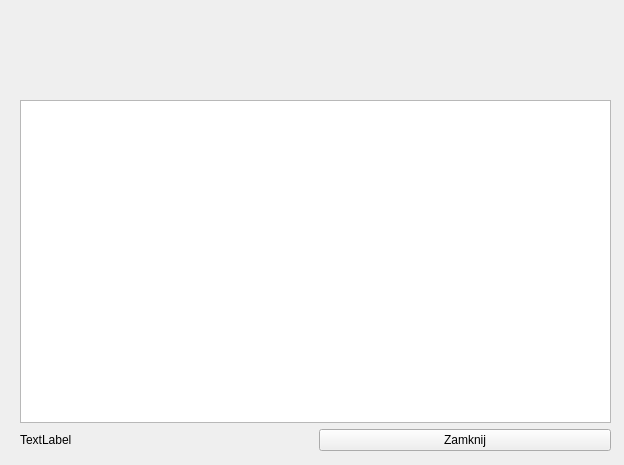
<?xml version="1.0" encoding="UTF-8"?>
<ui version="4.0">
 <class>UserList</class>
 <widget class="QWidget" name="UserList">
  <property name="geometry">
   <rect>
    <x>0</x>
    <y>0</y>
    <width>624</width>
    <height>465</height>
   </rect>
  </property>
  <property name="windowTitle">
   <string>Form</string>
  </property>
  <property name="styleSheet">
   <string notr="true">QToolTip {
    border: 1px solid #76797C;
    background-color: #5A7566;
    color: white;
    padding: 0px;                /*remove padding, for fix combobox tooltip.*/
    opacity: 200;
}

QWidget {
    color: #eff0f1;
    background-color: #31363b;
    selection-background-color: #3daee9;
    selection-color: #eff0f1;
    background-clip: border;
    border-image: none;
    border: 0px transparent black;
    outline: 0;
}

QWidget:item:hover {
    background-color: #18465d;
    color: #eff0f1;
}

QWidget:item:selected {
    background-color: #18465d;
}

QCheckBox {
    spacing: 5px;
    outline: none;
    color: #eff0f1;
    margin-bottom: 2px;
}

QCheckBox:disabled {
    color: #76797C;
}

QCheckBox::indicator,
QGroupBox::indicator {
    width: 18px;
    height: 18px;
}

QGroupBox::indicator {
    margin-left: 2px;
}

QCheckBox::indicator:unchecked,
QGroupBox::indicator:unchecked {
    image: url(:/qss_icons/rc/checkbox_unchecked.png);
}

QCheckBox::indicator:unchecked:hover,
QCheckBox::indicator:unchecked:focus,
QCheckBox::indicator:unchecked:pressed,
QGroupBox::indicator:unchecked:hover,
QGroupBox::indicator:unchecked:focus,
QGroupBox::indicator:unchecked:pressed {
    border: none;
    image: url(:/qss_icons/rc/checkbox_unchecked_focus.png);
}

QCheckBox::indicator:checked,
QGroupBox::indicator:checked {
    image: url(:/qss_icons/rc/checkbox_checked.png);
}

QCheckBox::indicator:checked:hover,
QCheckBox::indicator:checked:focus,
QCheckBox::indicator:checked:pressed,
QGroupBox::indicator:checked:hover,
QGroupBox::indicator:checked:focus,
QGroupBox::indicator:checked:pressed {
    border: none;
    image: url(:/qss_icons/rc/checkbox_checked_focus.png);
}

QCheckBox::indicator:indeterminate {
    image: url(:/qss_icons/rc/checkbox_indeterminate.png);
}

QCheckBox::indicator:indeterminate:focus,
QCheckBox::indicator:indeterminate:hover,
QCheckBox::indicator:indeterminate:pressed {
    image: url(:/qss_icons/rc/checkbox_indeterminate_focus.png);
}

QCheckBox::indicator:checked:disabled,
QGroupBox::indicator:checked:disabled {
    image: url(:/qss_icons/rc/checkbox_checked_disabled.png);
}

QCheckBox::indicator:unchecked:disabled,
QGroupBox::indicator:unchecked:disabled {
    image: url(:/qss_icons/rc/checkbox_unchecked_disabled.png);
}

QRadioButton {
    spacing: 5px;
    outline: none;
    color: #eff0f1;
    margin-bottom: 2px;
}

QRadioButton:disabled {
    color: #76797C;
}

QRadioButton::indicator {
    width: 21px;
    height: 21px;
}

QRadioButton::indicator:unchecked {
    image: url(:/qss_icons/rc/radio_unchecked.png);
}

QRadioButton::indicator:unchecked:hover,
QRadioButton::indicator:unchecked:focus,
QRadioButton::indicator:unchecked:pressed {
    border: none;
    outline: none;
    image: url(:/qss_icons/rc/radio_unchecked_focus.png);
}

QRadioButton::indicator:checked {
    border: none;
    outline: none;
    image: url(:/qss_icons/rc/radio_checked.png);
}

QRadioButton::indicator:checked:hover,
QRadioButton::indicator:checked:focus,
QRadioButton::indicator:checked:pressed {
    border: none;
    outline: none;
    image: url(:/qss_icons/rc/radio_checked_focus.png);
}

QRadioButton::indicator:checked:disabled {
    outline: none;
    image: url(:/qss_icons/rc/radio_checked_disabled.png);
}

QRadioButton::indicator:unchecked:disabled {
    image: url(:/qss_icons/rc/radio_unchecked_disabled.png);
}

QMenuBar {
    background-color: #31363b;
    color: #eff0f1;
}

QMenuBar::item {
    background: transparent;
}

QMenuBar::item:selected {
    background: transparent;
    border: 1px solid #76797C;
}

QMenuBar::item:pressed {
    border: 1px solid #76797C;
    background-color: #3daee9;
    color: #eff0f1;
    margin-bottom: -1px;
    padding-bottom: 1px;
}

QMenu {
    border: 1px solid #76797C;
    color: #eff0f1;
    margin: 2px;
}

QMenu::icon {
    margin: 5px;
}

QMenu::item {
    padding: 5px 30px 5px 30px;
    border: 1px solid transparent;
    /* reserve space for selection border */
}

QMenu::item:selected {
    color: #eff0f1;
}

QMenu::separator {
    height: 2px;
    background: lightblue;
    margin-left: 10px;
    margin-right: 5px;
}

QMenu::indicator {
    width: 18px;
    height: 18px;
}


/* non-exclusive indicator = check box style indicator
   (see QActionGroup::setExclusive) */

QMenu::indicator:non-exclusive:unchecked {
    image: url(:/qss_icons/rc/checkbox_unchecked.png);
}

QMenu::indicator:non-exclusive:unchecked:selected {
    image: url(:/qss_icons/rc/checkbox_unchecked_disabled.png);
}

QMenu::indicator:non-exclusive:checked {
    image: url(:/qss_icons/rc/checkbox_checked.png);
}

QMenu::indicator:non-exclusive:checked:selected {
    image: url(:/qss_icons/rc/checkbox_checked_disabled.png);
}


/* exclusive indicator = radio button style indicator (see QActionGroup::setExclusive) */

QMenu::indicator:exclusive:unchecked {
    image: url(:/qss_icons/rc/radio_unchecked.png);
}

QMenu::indicator:exclusive:unchecked:selected {
    image: url(:/qss_icons/rc/radio_unchecked_disabled.png);
}

QMenu::indicator:exclusive:checked {
    image: url(:/qss_icons/rc/radio_checked.png);
}

QMenu::indicator:exclusive:checked:selected {
    image: url(:/qss_icons/rc/radio_checked_disabled.png);
}

QMenu::right-arrow {
    margin: 5px;
    image: url(:/qss_icons/rc/right_arrow.png)
}

QWidget:disabled {
    color: #454545;
    background-color: #31363b;
}

QAbstractItemView {
    alternate-background-color: #31363b;
    color: #eff0f1;
    border: 1px solid #3A3939;
    border-radius: 2px;
}

QWidget:focus,
QMenuBar:focus {
    border: 1px solid #3daee9;
}

QTabWidget:focus,
QCheckBox:focus,
QRadioButton:focus,
QSlider:focus {
    border: none;
}

QLineEdit {
    background-color: #232629;
    padding: 5px;
    border-style: solid;
    border: 1px solid #76797C;
    border-radius: 2px;
    color: #eff0f1;
}

QAbstractItemView QLineEdit {
    padding: 0;
}

QGroupBox {
    border: 1px solid #76797C;
    border-radius: 2px;
    margin-top: 20px;
}

QGroupBox::title {
    subcontrol-origin: margin;
    subcontrol-position: top center;
    padding-left: 10px;
    padding-right: 10px;
    padding-top: 10px;
}

QAbstractScrollArea {
    border-radius: 2px;
    border: 1px solid #76797C;
    background-color: transparent;
}

QScrollBar:horizontal {
    height: 15px;
    margin: 3px 15px 3px 15px;
    border: 1px transparent #2A2929;
    border-radius: 4px;
    background-color: #2A2929;
}

QScrollBar::handle:horizontal {
    background-color: #605F5F;
    min-width: 5px;
    border-radius: 4px;
}

QScrollBar::add-line:horizontal {
    margin: 0px 3px 0px 3px;
    border-image: url(:/qss_icons/rc/right_arrow_disabled.png);
    width: 10px;
    height: 10px;
    subcontrol-position: right;
    subcontrol-origin: margin;
}

QScrollBar::sub-line:horizontal {
    margin: 0px 3px 0px 3px;
    border-image: url(:/qss_icons/rc/left_arrow_disabled.png);
    height: 10px;
    width: 10px;
    subcontrol-position: left;
    subcontrol-origin: margin;
}

QScrollBar::add-line:horizontal:hover,
QScrollBar::add-line:horizontal:on {
    border-image: url(:/qss_icons/rc/right_arrow.png);
    height: 10px;
    width: 10px;
    subcontrol-position: right;
    subcontrol-origin: margin;
}

QScrollBar::sub-line:horizontal:hover,
QScrollBar::sub-line:horizontal:on {
    border-image: url(:/qss_icons/rc/left_arrow.png);
    height: 10px;
    width: 10px;
    subcontrol-position: left;
    subcontrol-origin: margin;
}

QScrollBar::up-arrow:horizontal,
QScrollBar::down-arrow:horizontal {
    background: none;
}

QScrollBar::add-page:horizontal,
QScrollBar::sub-page:horizontal {
    background: none;
}

QScrollBar:vertical {
    background-color: #2A2929;
    width: 15px;
    margin: 15px 3px 15px 3px;
    border: 1px transparent #2A2929;
    border-radius: 4px;
}

QScrollBar::handle:vertical {
    background-color: #605F5F;
    min-height: 5px;
    border-radius: 4px;
}

QScrollBar::sub-line:vertical {
    margin: 3px 0px 3px 0px;
    border-image: url(:/qss_icons/rc/up_arrow_disabled.png);
    height: 10px;
    width: 10px;
    subcontrol-position: top;
    subcontrol-origin: margin;
}

QScrollBar::add-line:vertical {
    margin: 3px 0px 3px 0px;
    border-image: url(:/qss_icons/rc/down_arrow_disabled.png);
    height: 10px;
    width: 10px;
    subcontrol-position: bottom;
    subcontrol-origin: margin;
}

QScrollBar::sub-line:vertical:hover,
QScrollBar::sub-line:vertical:on {
    border-image: url(:/qss_icons/rc/up_arrow.png);
    height: 10px;
    width: 10px;
    subcontrol-position: top;
    subcontrol-origin: margin;
}

QScrollBar::add-line:vertical:hover,
QScrollBar::add-line:vertical:on {
    border-image: url(:/qss_icons/rc/down_arrow.png);
    height: 10px;
    width: 10px;
    subcontrol-position: bottom;
    subcontrol-origin: margin;
}

QScrollBar::up-arrow:vertical,
QScrollBar::down-arrow:vertical {
    background: none;
}

QScrollBar::add-page:vertical,
QScrollBar::sub-page:vertical {
    background: none;
}

QTextEdit {
    background-color: #232629;
    color: #eff0f1;
    border: 1px solid #76797C;
}

QPlainTextEdit {
    background-color: #232629;
    ;
    color: #eff0f1;
    border-radius: 2px;
    border: 1px solid #76797C;
}

QHeaderView::section {
    background-color: #76797C;
    color: #eff0f1;
    padding: 5px;
    border: 1px solid #76797C;
}

QSizeGrip {
    image: url(:/qss_icons/rc/sizegrip.png);
    width: 12px;
    height: 12px;
}

QMainWindow::separator {
    background-color: #31363b;
    color: white;
    padding-left: 4px;
    spacing: 2px;
    border: 1px dashed #76797C;
}

QMainWindow::separator:hover {
    background-color: #787876;
    color: white;
    padding-left: 4px;
    border: 1px solid #76797C;
    spacing: 2px;
}

QMenu::separator {
    height: 1px;
    background-color: #76797C;
    color: white;
    padding-left: 4px;
    margin-left: 10px;
    margin-right: 5px;
}

QFrame {
    border-radius: 2px;
    border: 1px solid #76797C;
}

QFrame[frameShape=&quot;0&quot;] {
    border-radius: 2px;
    border: 1px transparent #76797C;
}

QStackedWidget {
    border: 1px transparent black;
}

QToolBar {
    border: 1px transparent #393838;
    background: 1px solid #31363b;
    font-weight: bold;
}

QToolBar::handle:horizontal {
    image: url(:/qss_icons/rc/Hmovetoolbar.png);
}

QToolBar::handle:vertical {
    image: url(:/qss_icons/rc/Vmovetoolbar.png);
}

QToolBar::separator:horizontal {
    image: url(:/qss_icons/rc/Hsepartoolbar.png);
}

QToolBar::separator:vertical {
    image: url(:/qss_icons/rc/Vsepartoolbar.png);
}

QToolButton#qt_toolbar_ext_button {
    background: #58595a
}

QPushButton {
    color: #eff0f1;
    background-color: #31363b;
    border-width: 1px;
    border-color: #76797C;
    border-style: solid;
    padding: 5px;
    border-radius: 2px;
    outline: none;
}

QPushButton:disabled {
    background-color: #31363b;
    border-width: 1px;
    border-color: #454545;
    border-style: solid;
    padding-top: 5px;
    padding-bottom: 5px;
    padding-left: 10px;
    padding-right: 10px;
    border-radius: 2px;
    color: #454545;
}

QPushButton:focus {
    background-color: #3daee9;
    color: white;
}

QPushButton:pressed {
    background-color: #3daee9;
    padding-top: -15px;
    padding-bottom: -17px;
}

QComboBox {
    selection-background-color: #3daee9;
    border-style: solid;
    border: 1px solid #76797C;
    border-radius: 2px;
    padding: 5px;
    min-width: 75px;
}

QPushButton:checked {
    background-color: #76797C;
    border-color: #6A6969;
}

QComboBox:hover,
QPushButton:hover,
QAbstractSpinBox:hover,
QLineEdit:hover,
QTextEdit:hover,
QPlainTextEdit:hover,
QAbstractView:hover,
QTreeView:hover {
    border: 1px solid #3daee9;
    color: #eff0f1;
}

QComboBox:on {
    padding-top: 3px;
    padding-left: 4px;
    selection-background-color: #4a4a4a;
}

QComboBox QAbstractItemView {
    background-color: #232629;
    border-radius: 2px;
    border: 1px solid #76797C;
    selection-background-color: #18465d;
}

QComboBox::drop-down {
    subcontrol-origin: padding;
    subcontrol-position: top right;
    width: 15px;
    border-left-width: 0px;
    border-left-color: darkgray;
    border-left-style: solid;
    border-top-right-radius: 3px;
    border-bottom-right-radius: 3px;
}

QComboBox::down-arrow {
    image: url(:/qss_icons/rc/down_arrow_disabled.png);
}

QComboBox::down-arrow:on,
QComboBox::down-arrow:hover,
QComboBox::down-arrow:focus {
    image: url(:/qss_icons/rc/down_arrow.png);
}

QAbstractSpinBox {
    padding: 5px;
    border: 1px solid #76797C;
    background-color: #232629;
    color: #eff0f1;
    border-radius: 2px;
    min-width: 75px;
}

QAbstractSpinBox:up-button {
    background-color: transparent;
    subcontrol-origin: border;
    subcontrol-position: center right;
}

QAbstractSpinBox:down-button {
    background-color: transparent;
    subcontrol-origin: border;
    subcontrol-position: center left;
}

QAbstractSpinBox::up-arrow,
QAbstractSpinBox::up-arrow:disabled,
QAbstractSpinBox::up-arrow:off {
    image: url(:/qss_icons/rc/up_arrow_disabled.png);
    width: 10px;
    height: 10px;
}

QAbstractSpinBox::up-arrow:hover {
    image: url(:/qss_icons/rc/up_arrow.png);
}

QAbstractSpinBox::down-arrow,
QAbstractSpinBox::down-arrow:disabled,
QAbstractSpinBox::down-arrow:off {
    image: url(:/qss_icons/rc/down_arrow_disabled.png);
    width: 10px;
    height: 10px;
}

QAbstractSpinBox::down-arrow:hover {
    image: url(:/qss_icons/rc/down_arrow.png);
}

QLabel {
    border: 0px solid black;
}

QTabWidget {
    border: 0px transparent black;
}

QTabWidget::pane {
    border: 1px solid #76797C;
    padding: 5px;
    margin: 0px;
}

QTabWidget::tab-bar {
    /* left: 5px; move to the right by 5px */
}

QTabBar {
    qproperty-drawBase: 0;
    border-radius: 3px;
}

QTabBar:focus {
    border: 0px transparent black;
}

QTabBar::close-button {
    image: url(:/qss_icons/rc/close.png);
    background: transparent;
}

QTabBar::close-button:hover {
    image: url(:/qss_icons/rc/close-hover.png);
    background: transparent;
}

QTabBar::close-button:pressed {
    image: url(:/qss_icons/rc/close-pressed.png);
    background: transparent;
}


/* TOP TABS */

QTabBar::tab:top {
    color: #eff0f1;
    border: 1px solid #76797C;
    border-bottom: 1px transparent black;
    background-color: #31363b;
    padding: 5px;
    min-width: 50px;
    border-top-left-radius: 2px;
    border-top-right-radius: 2px;
}

QTabBar::tab:top:selected {
    color: #eff0f1;
    background-color: #54575B;
    border: 1px solid #76797C;
    border-bottom: 2px solid #3daee9;
    border-top-left-radius: 2px;
    border-top-right-radius: 2px;
}

QTabBar::tab:top:!selected:hover {
    background-color: #3daee9;
}


/* BOTTOM TABS */

QTabBar::tab:bottom {
    color: #eff0f1;
    border: 1px solid #76797C;
    border-top: 1px transparent black;
    background-color: #31363b;
    padding: 5px;
    border-bottom-left-radius: 2px;
    border-bottom-right-radius: 2px;
    min-width: 50px;
}

QTabBar::tab:bottom:selected {
    color: #eff0f1;
    background-color: #54575B;
    border: 1px solid #76797C;
    border-top: 2px solid #3daee9;
    border-bottom-left-radius: 2px;
    border-bottom-right-radius: 2px;
}

QTabBar::tab:bottom:!selected:hover {
    background-color: #3daee9;
}


/* LEFT TABS */

QTabBar::tab:left {
    color: #eff0f1;
    border: 1px solid #76797C;
    border-left: 1px transparent black;
    background-color: #31363b;
    padding: 5px;
    border-top-right-radius: 2px;
    border-bottom-right-radius: 2px;
    min-height: 50px;
}

QTabBar::tab:left:selected {
    color: #eff0f1;
    background-color: #54575B;
    border: 1px solid #76797C;
    border-left: 2px solid #3daee9;
    border-top-right-radius: 2px;
    border-bottom-right-radius: 2px;
}

QTabBar::tab:left:!selected:hover {
    background-color: #3daee9;
}


/* RIGHT TABS */

QTabBar::tab:right {
    color: #eff0f1;
    border: 1px solid #76797C;
    border-right: 1px transparent black;
    background-color: #31363b;
    padding: 5px;
    border-top-left-radius: 2px;
    border-bottom-left-radius: 2px;
    min-height: 50px;
}

QTabBar::tab:right:selected {
    color: #eff0f1;
    background-color: #54575B;
    border: 1px solid #76797C;
    border-right: 2px solid #3daee9;
    border-top-left-radius: 2px;
    border-bottom-left-radius: 2px;
}

QTabBar::tab:right:!selected:hover {
    background-color: #3daee9;
}

QTabBar QToolButton::right-arrow:enabled {
    image: url(:/qss_icons/rc/right_arrow.png);
}

QTabBar QToolButton::left-arrow:enabled {
    image: url(:/qss_icons/rc/left_arrow.png);
}

QTabBar QToolButton::right-arrow:disabled {
    image: url(:/qss_icons/rc/right_arrow_disabled.png);
}

QTabBar QToolButton::left-arrow:disabled {
    image: url(:/qss_icons/rc/left_arrow_disabled.png);
}

QDockWidget {
    background: #31363b;
    border: 1px solid #403F3F;
    titlebar-close-icon: url(:/qss_icons/rc/close.png);
    titlebar-normal-icon: url(:/qss_icons/rc/undock.png);
}

QDockWidget::close-button,
QDockWidget::float-button {
    border: 1px solid transparent;
    border-radius: 2px;
    background: transparent;
}

QDockWidget::close-button:hover,
QDockWidget::float-button:hover {
    background: rgba(255, 255, 255, 10);
}

QDockWidget::close-button:pressed,
QDockWidget::float-button:pressed {
    padding: 1px -1px -1px 1px;
    background: rgba(255, 255, 255, 10);
}

QTreeView,
QListView {
    border: 1px solid #76797C;
    background-color: #232629;
}

QTreeView:branch:selected,
QTreeView:branch:hover {
    background: url(:/qss_icons/rc/transparent.png);
}

QTreeView::branch:has-siblings:!adjoins-item {
    border-image: url(:/qss_icons/rc/transparent.png);
}

QTreeView::branch:has-siblings:adjoins-item {
    border-image: url(:/qss_icons/rc/transparent.png);
}

QTreeView::branch:!has-children:!has-siblings:adjoins-item {
    border-image: url(:/qss_icons/rc/transparent.png);
}

QTreeView::branch:has-children:!has-siblings:closed,
QTreeView::branch:closed:has-children:has-siblings {
    image: url(:/qss_icons/rc/branch_closed.png);
}

QTreeView::branch:open:has-children:!has-siblings,
QTreeView::branch:open:has-children:has-siblings {
    image: url(:/qss_icons/rc/branch_open.png);
}

QTreeView::branch:has-children:!has-siblings:closed:hover,
QTreeView::branch:closed:has-children:has-siblings:hover {
    image: url(:/qss_icons/rc/branch_closed-on.png);
}

QTreeView::branch:open:has-children:!has-siblings:hover,
QTreeView::branch:open:has-children:has-siblings:hover {
    image: url(:/qss_icons/rc/branch_open-on.png);
}

QListView::item:!selected:hover,
QTreeView::item:!selected:hover {
    background: #18465d;
    outline: 0;
    color: #eff0f1
}

QListView::item:selected:hover,
QTreeView::item:selected:hover {
    background: #287399;
    color: #eff0f1;
}

QTreeView::indicator:checked,
QListView::indicator:checked {
    image: url(:/qss_icons/rc/checkbox_checked.png);
}

QTreeView::indicator:unchecked,
QListView::indicator:unchecked {
    image: url(:/qss_icons/rc/checkbox_unchecked.png);
}

QTreeView::indicator:indeterminate,
QListView::indicator:indeterminate {
    image: url(:/qss_icons/rc/checkbox_indeterminate.png);
}

QTreeView::indicator:checked:hover,
QTreeView::indicator:checked:focus,
QTreeView::indicator:checked:pressed,
QListView::indicator:checked:hover,
QListView::indicator:checked:focus,
QListView::indicator:checked:pressed {
    image: url(:/qss_icons/rc/checkbox_checked_focus.png);
}

QTreeView::indicator:unchecked:hover,
QTreeView::indicator:unchecked:focus,
QTreeView::indicator:unchecked:pressed,
QListView::indicator:unchecked:hover,
QListView::indicator:unchecked:focus,
QListView::indicator:unchecked:pressed {
    image: url(:/qss_icons/rc/checkbox_unchecked_focus.png);
}

QTreeView::indicator:indeterminate:hover,
QTreeView::indicator:indeterminate:focus,
QTreeView::indicator:indeterminate:pressed,
QListView::indicator:indeterminate:hover,
QListView::indicator:indeterminate:focus,
QListView::indicator:indeterminate:pressed {
    image: url(:/qss_icons/rc/checkbox_indeterminate_focus.png);
}

QSlider::groove:horizontal {
    border: 1px solid #565a5e;
    height: 4px;
    background: #565a5e;
    margin: 0px;
    border-radius: 2px;
}

QSlider::handle:horizontal {
    background: #232629;
    border: 1px solid #565a5e;
    width: 16px;
    height: 16px;
    margin: -8px 0;
    border-radius: 9px;
}

QSlider::sub-page:horizontal {
    border: 1px solid #565a5e;
    height: 4px;
    background: #3daee9;
    margin: 0px;
    border-radius: 2px;
}

QSlider::groove:vertical {
    border: 1px solid #565a5e;
    width: 4px;
    background: #565a5e;
    margin: 0px;
    border-radius: 3px;
}

QSlider::handle:vertical {
    background: #232629;
    border: 1px solid #565a5e;
    width: 16px;
    height: 16px;
    margin: 0 -8px;
    border-radius: 9px;
}

QSlider::sub-page:vertical {
    border: 1px solid #565a5e;
    width: 4px;
    background: #3daee9;
    margin: 0px;
    border-radius: 3px;
}

QToolButton {
    background-color: transparent;
    border: 1px transparent #76797C;
    border-radius: 2px;
    margin: 3px;
    padding: 5px;
}

QToolButton[popupMode=&quot;1&quot;] {
    /* only for MenuButtonPopup */
    padding-right: 20px;
    /* make way for the popup button */
    border: 1px #76797C;
    border-radius: 5px;
}

QToolButton[popupMode=&quot;2&quot;] {
    /* only for InstantPopup */
    padding-right: 10px;
    /* make way for the popup button */
    border: 1px #76797C;
}

QToolButton:hover,
QToolButton::menu-button:hover {
    background-color: transparent;
    border: 1px solid #3daee9;
    padding: 5px;
}

QToolButton:checked,
QToolButton:pressed,
QToolButton::menu-button:pressed {
    background-color: #3daee9;
    border: 1px solid #3daee9;
    padding: 5px;
}


/* the subcontrol below is used only in the InstantPopup or DelayedPopup mode */

QToolButton::menu-indicator {
    image: url(:/qss_icons/rc/down_arrow.png);
    top: -7px;
    left: -2px;
    /* shift it a bit */
}


/* the subcontrols below are used only in the MenuButtonPopup mode */

QToolButton::menu-button {
    border: 1px transparent #76797C;
    border-top-right-radius: 6px;
    border-bottom-right-radius: 6px;
    /* 16px width + 4px for border = 20px allocated above */
    width: 16px;
    outline: none;
}

QToolButton::menu-arrow {
    image: url(:/qss_icons/rc/down_arrow.png);
}

QToolButton::menu-arrow:open {
    border: 1px solid #76797C;
}

QPushButton::menu-indicator {
    subcontrol-origin: padding;
    subcontrol-position: bottom right;
    bottom: 5px;
}

QTableView {
    border: 1px solid #76797C;
    gridline-color: #31363b;
    background-color: #232629;
}

QTableView,
QHeaderView {
    border-radius: 0px;
}

QTableView::item:pressed,
QListView::item:pressed,
QTreeView::item:pressed {
    background: #18465d;
    color: #eff0f1;
}

QTableView::item:selected:active,
QTreeView::item:selected:active,
QListView::item:selected:active {
    background: #287399;
    color: #eff0f1;
}

QHeaderView {
    background-color: #31363b;
    border: 1px transparent;
    border-radius: 0px;
    margin: 0px;
    padding: 0px;
}

QHeaderView::section {
    background-color: #31363b;
    color: #eff0f1;
    padding: 5px;
    border: 1px solid #76797C;
    border-radius: 0px;
    text-align: center;
}

QHeaderView::section::vertical::first,
QHeaderView::section::vertical::only-one {
    border-top: 1px solid #76797C;
}

QHeaderView::section::vertical {
    border-top: transparent;
}

QHeaderView::section::horizontal::first,
QHeaderView::section::horizontal::only-one {
    border-left: 1px solid #76797C;
}

QHeaderView::section::horizontal {
    border-left: transparent;
}

QHeaderView::section:checked {
    color: white;
    background-color: #334e5e;
}


/* style the sort indicator */

QHeaderView::down-arrow {
    image: url(:/qss_icons/rc/down_arrow.png);
}

QHeaderView::up-arrow {
    image: url(:/qss_icons/rc/up_arrow.png);
}

QTableCornerButton::section {
    background-color: #31363b;
    border: 1px transparent #76797C;
    border-radius: 0px;
}

QToolBox {
    padding: 5px;
    border: 1px transparent black;
}

QToolBox::tab {
    color: #eff0f1;
    background-color: #31363b;
    border: 1px solid #76797C;
    border-bottom: 1px transparent #31363b;
    border-top-left-radius: 5px;
    border-top-right-radius: 5px;
}

QToolBox::tab:selected {
    /* italicize selected tabs */
    font: italic;
    background-color: #31363b;
    border-color: #3daee9;
}

QStatusBar::item {
    border: 0px transparent dark;
}

QFrame[height=&quot;3&quot;],
QFrame[width=&quot;3&quot;] {
    background-color: #76797C;
}

QSplitter::handle {
    border: 1px dashed #76797C;
}

QSplitter::handle:hover {
    background-color: #787876;
    border: 1px solid #76797C;
}

QSplitter::handle:horizontal {
    width: 1px;
}

QSplitter::handle:vertical {
    height: 1px;
}

QProgressBar {
    border: 1px solid #76797C;
    border-radius: 5px;
    text-align: center;
}

QProgressBar::chunk {
    background-color: #05B8CC;
}

QDateEdit {
    selection-background-color: #3daee9;
    border-style: solid;
    border: 1px solid #3375A3;
    border-radius: 2px;
    padding: 1px;
    min-width: 75px;
}

QDateEdit:on {
    padding-top: 3px;
    padding-left: 4px;
    selection-background-color: #4a4a4a;
}

QDateEdit QAbstractItemView {
    background-color: #232629;
    border-radius: 2px;
    border: 1px solid #3375A3;
    selection-background-color: #3daee9;
}

QDateEdit::drop-down {
    subcontrol-origin: padding;
    subcontrol-position: top right;
    width: 15px;
    border-left-width: 0px;
    border-left-color: darkgray;
    border-left-style: solid;
    border-top-right-radius: 3px;
    border-bottom-right-radius: 3px;
}

QDateEdit::down-arrow {
    image: url(:/qss_icons/rc/down_arrow_disabled.png);
}

QDateEdit::down-arrow:on,
QDateEdit::down-arrow:hover,
QDateEdit::down-arrow:focus {
    image: url(:/qss_icons/rc/down_arrow.png);
}
</string>
  </property>
  <widget class="QWidget" name="">
   <property name="geometry">
    <rect>
     <x>20</x>
     <y>100</y>
     <width>591</width>
     <height>351</height>
    </rect>
   </property>
   <layout class="QGridLayout" name="gridLayout">
    <item row="0" column="0" colspan="2">
     <widget class="QTableView" name="tableView"/>
    </item>
    <item row="1" column="0">
     <widget class="QLabel" name="label_dbStatus">
      <property name="text">
       <string>TextLabel</string>
      </property>
     </widget>
    </item>
    <item row="1" column="1">
     <widget class="QPushButton" name="pushButton">
      <property name="text">
       <string>Zamknij</string>
      </property>
     </widget>
    </item>
   </layout>
  </widget>
 </widget>
 <resources/>
 <connections/>
</ui>
